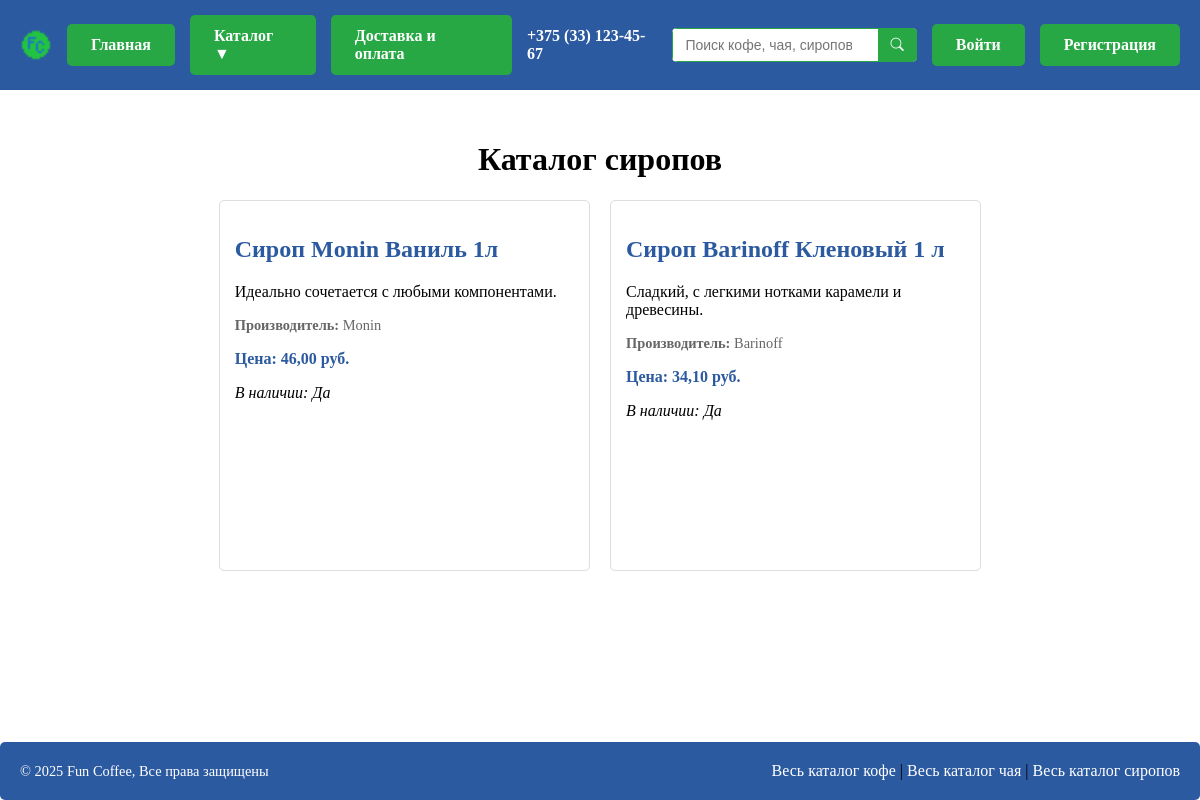
The app's page /products/syrup/ with its own data.
### products/models.py (models this page shows, shortened)
class Product(models.Model):
    name = models.CharField(max_length=100, verbose_name='Название')
    description = models.TextField(blank=True, verbose_name='Описание', default='')
    is_available = models.BooleanField(default=True, verbose_name='В наличии')
    class Meta:
        abstract = True

class Syrup(Product):
    MANUFACTURER_CHOICES = [
        ('manufacturer1', 'Monin'),
        ('manufacturer2', 'Barinoff'),
    ]
    manufacturer = models.CharField(
        max_length=20,
        choices=MANUFACTURER_CHOICES,
        verbose_name='Производитель',
        default='manufacturer1'
    )
    price = models.DecimalField(
        max_digits=10,
        decimal_places=2,
        verbose_name='Цена',
        default=0.00
    )
    class Meta:
        verbose_name = 'Сироп'
        verbose_name_plural = 'Сиропы'

### products/views.py (the view)
# urls.py: path('syrup/', syrup_list, name='syrup_list'),
def syrup_list(request):
    syrups = Syrup.objects.all().order_by('-is_available')
    return render(request, 'products/syrup_list.html', {"syrups": syrups})

### products/templates/products/syrup_list.html (shortened to what this page needs)
{% extends "products/base.html" %}
{% block content %}
<h1>Каталог сиропов</h1>
{% if syrups %}
    <div class="syrup-list">
        {% for syrup in syrups %}
            <div class="syrup-item">
                <h2>
                    <a href="{% url 'syrup_detail' syrup.pk %}" class="syrup-title">
                        {{ syrup.name }}
                    </a>
                </h2>
                <p>{{ syrup.description }}</p>
                <div class="characteristics">
                    <p><strong>Производитель:</strong> {{ syrup.get_manufacturer_display }}</p>
                </div>
                <div class="prices">
                    <p><strong>Цена:</strong> {{ syrup.price }} руб.</p>
                </div>
                <p><em>В наличии: {% if syrup.is_available %}Да{% else %}Нет{% endif %}</em></p>
            </div>
        {% endfor %}
    </div>
{% else %}
    <p>К сожалению, сиропов временно нет в наличии.</p>
{% endif %}
{% endblock content %}

### products/templates/products/base.html (style rules this page uses)
html, body { height: 100%; margin: 0; }
body { display: flex; flex-direction: column; min-height: 100vh; }

### products/templates/products/syrup_list.html (style rules this page uses)
h1 { text-align: center; }
.syrup-list { display: flex; flex-wrap: wrap; gap: 20px; justify-content: center; }
.syrup-item { border: 1px solid #ddd; padding: 15px; border-radius: 5px; width: calc(50% - 10px); box-sizing: border-box; aspect-ratio: 1/1; overflow: hidden; transition: transform 0.2s, box-shadow 0.2s; }
.syrup-title { color: #2c5aa0; text-decoration: none; }
.characteristics { color: #666; font-size: 0.9em; }
.prices { color: #2c5aa0; font-weight: bold; }

### records on screen
Syrup: name "Сироп Monin Ваниль 1л", description "Идеально сочетается с любыми компонентами.", manufacturer "Monin", price "46,00", is_available "Да"
Syrup: name "Сироп Barinoff Кленовый 1 л", description "Сладкий, с легкими нотками карамели и древесины.", manufacturer "Barinoff", price "34,10", is_available "Да"
